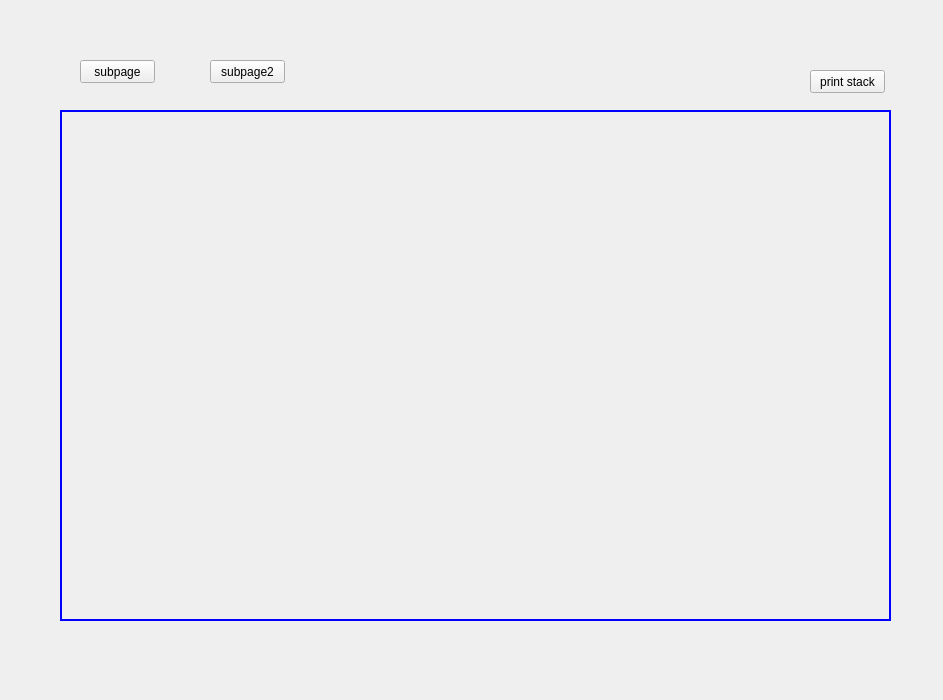
<?xml version="1.0" encoding="UTF-8"?>
<ui version="4.0">
 <class>QtLifecycleClass</class>
 <widget class="QWidget" name="QtLifecycleClass">
  <property name="geometry">
   <rect>
    <x>0</x>
    <y>0</y>
    <width>943</width>
    <height>700</height>
   </rect>
  </property>
  <property name="windowTitle">
   <string>QtLifecycle</string>
  </property>
  <widget class="QPushButton" name="pushButton">
   <property name="geometry">
    <rect>
     <x>80</x>
     <y>60</y>
     <width>75</width>
     <height>23</height>
    </rect>
   </property>
   <property name="text">
    <string>subpage</string>
   </property>
  </widget>
  <widget class="QStackedWidget" name="stackedWidget">
   <property name="geometry">
    <rect>
     <x>60</x>
     <y>110</y>
     <width>831</width>
     <height>511</height>
    </rect>
   </property>
   <property name="styleSheet">
    <string notr="true">border:1px solid blue;</string>
   </property>
   <widget class="QWidget" name="page"/>
   <widget class="QWidget" name="page_2"/>
  </widget>
  <widget class="QPushButton" name="pushButton_2">
   <property name="geometry">
    <rect>
     <x>210</x>
     <y>60</y>
     <width>75</width>
     <height>23</height>
    </rect>
   </property>
   <property name="text">
    <string>subpage2</string>
   </property>
  </widget>
  <widget class="QPushButton" name="printstack">
   <property name="geometry">
    <rect>
     <x>810</x>
     <y>70</y>
     <width>75</width>
     <height>23</height>
    </rect>
   </property>
   <property name="text">
    <string>print stack</string>
   </property>
  </widget>
 </widget>
 <layoutdefault spacing="6" margin="11"/>
 <resources>
  <include location="QtLifecycle.qrc"/>
 </resources>
 <connections/>
</ui>
